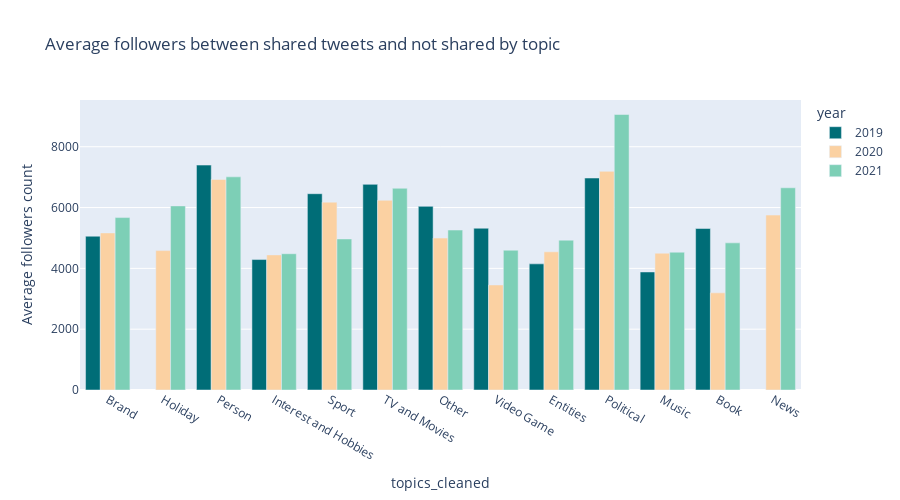

The cell this chart's notebook holds for it:
### Code cell
fig = px.bar(df_test, x="topics_cleaned", y="shared followers mean", color="year", color_discrete_sequence=palette, barmode="group",
             title="Average followers between shared tweets and not shared by topic", width=900, height=500)
fig.update_yaxes(title_text="Average followers count")
fig.show()
#plotly.offline.plot(fig, filename='../../data/charts/Average followers between shared tweets and not shared by topic.html')

### Figure 1 — Plotly figure (JSON) as saved in the notebook; plotly's stock layout.template omitted (floating-point values rounded to 4 significant figures)
{"data": [{"alignmentgroup": "True", "hovertemplate": "year=2019<br>topics_cleaned=%{x}<br>shared followers mean=%{y}<extra></extra>", "legendgroup": "2019", "marker": {"color": "#006D77", "pattern": {"shape": ""}}, "name": "2019", "offsetgroup": "2019", "orientation": "v", "showlegend": true, "textposition": "auto", "x": ["Brand", "Holiday", "Person", "Interest and Hobbies", "Sport", "TV and Movies", "Other", "Video Game", "Entities", "Political", "Music", "Book", "News"], "xaxis": "x", "y": [5057.0, null, 7396.0, 4290.0, 6455.0, 6762.0, 6039.0, 5320.0, 4148.0, 6971.0, 3882.0, 5310.0, null], "yaxis": "y", "type": "bar"}, {"alignmentgroup": "True", "hovertemplate": "year=2020<br>topics_cleaned=%{x}<br>shared followers mean=%{y}<extra></extra>", "legendgroup": "2020", "marker": {"color": "#FBD1A2", "pattern": {"shape": ""}}, "name": "2020", "offsetgroup": "2020", "orientation": "v", "showlegend": true, "textposition": "auto", "x": ["Brand", "Holiday", "Person", "Interest and Hobbies", "Sport", "TV and Movies", "Other", "Video Game", "Entities", "Political", "Music", "Book", "News"], "xaxis": "x", "y": [5166.0, 4584.0, 6924.0, 4443.0, 6178.0, 6239.0, 4996.0, 3454.0, 4544.0, 7190.0, 4499.0, 3195.0, 5752.0], "yaxis": "y", "type": "bar"}, {"alignmentgroup": "True", "hovertemplate": "year=2021<br>topics_cleaned=%{x}<br>shared followers mean=%{y}<extra></extra>", "legendgroup": "2021", "marker": {"color": "#7DCFB6", "pattern": {"shape": ""}}, "name": "2021", "offsetgroup": "2021", "orientation": "v", "showlegend": true, "textposition": "auto", "x": ["Brand", "Holiday", "Person", "Interest and Hobbies", "Sport", "TV and Movies", "Other", "Video Game", "Entities", "Political", "Music", "Book", "News"], "xaxis": "x", "y": [5670.0, 6054.0, 7009.0, 4480.0, 4967.0, 6633.0, 5260.0, 4597.0, 4927.0, 9060.0, 4531.0, 4839.0, 6650.0], "yaxis": "y", "type": "bar"}], "layout": {"xaxis": {"anchor": "y", "domain": [0.0, 1.0], "title": {"text": "topics_cleaned"}}, "yaxis": {"anchor": "x", "domain": [0.0, 1.0], "title": {"text": "Average followers count"}}, "legend": {"title": {"text": "year"}, "tracegroupgap": 0}, "title": {"text": "Average followers between shared tweets and not shared by topic"}, "barmode": "group", "height": 500, "width": 900}}
